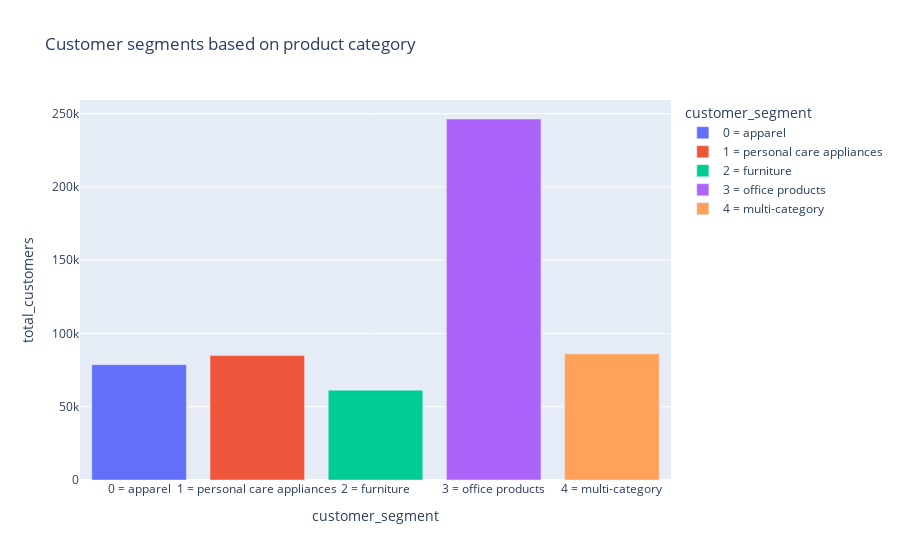

Source (notebook cell):
### Code cell
fig = px.bar(count_df , x='customer_segment', 
             y='total_customers',
             title='Customer segments based on product category',
             color='customer_segment',
             )
fig.show()

### Figure 1 — Plotly figure (JSON) as saved in the notebook; plotly's stock layout.template omitted (floating-point values rounded to 4 significant figures)
{"data": [{"alignmentgroup": "True", "hovertemplate": "customer_segment=%{x}<br>total_customers=%{y}<extra></extra>", "legendgroup": "0 = apparel", "marker": {"color": "#636efa"}, "name": "0 = apparel", "offsetgroup": "0 = apparel", "orientation": "v", "showlegend": true, "textposition": "auto", "type": "bar", "x": ["0 = apparel"], "xaxis": "x", "y": [78705], "yaxis": "y"}, {"alignmentgroup": "True", "hovertemplate": "customer_segment=%{x}<br>total_customers=%{y}<extra></extra>", "legendgroup": "1 = personal care appliances", "marker": {"color": "#EF553B"}, "name": "1 = personal care appliances", "offsetgroup": "1 = personal care appliances", "orientation": "v", "showlegend": true, "textposition": "auto", "type": "bar", "x": ["1 = personal care appliances"], "xaxis": "x", "y": [84934], "yaxis": "y"}, {"alignmentgroup": "True", "hovertemplate": "customer_segment=%{x}<br>total_customers=%{y}<extra></extra>", "legendgroup": "2 = furniture", "marker": {"color": "#00cc96"}, "name": "2 = furniture", "offsetgroup": "2 = furniture", "orientation": "v", "showlegend": true, "textposition": "auto", "type": "bar", "x": ["2 = furniture"], "xaxis": "x", "y": [61315], "yaxis": "y"}, {"alignmentgroup": "True", "hovertemplate": "customer_segment=%{x}<br>total_customers=%{y}<extra></extra>", "legendgroup": "3 = office products", "marker": {"color": "#ab63fa"}, "name": "3 = office products", "offsetgroup": "3 = office products", "orientation": "v", "showlegend": true, "textposition": "auto", "type": "bar", "x": ["3 = office products"], "xaxis": "x", "y": [246353], "yaxis": "y"}, {"alignmentgroup": "True", "hovertemplate": "customer_segment=%{x}<br>total_customers=%{y}<extra></extra>", "legendgroup": "4 = multi-category", "marker": {"color": "#FFA15A"}, "name": "4 = multi-category", "offsetgroup": "4 = multi-category", "orientation": "v", "showlegend": true, "textposition": "auto", "type": "bar", "x": ["4 = multi-category"], "xaxis": "x", "y": [86103], "yaxis": "y"}], "layout": {"barmode": "relative", "legend": {"title": {"text": "customer_segment"}, "tracegroupgap": 0}, "title": {"text": "Customer segments based on product category"}, "xaxis": {"anchor": "y", "categoryarray": ["0 = apparel", "1 = personal care appliances", "2 = furniture", "3 = office products", "4 = multi-category"], "categoryorder": "array", "domain": [0, 1], "title": {"text": "customer_segment"}}, "yaxis": {"anchor": "x", "domain": [0, 1], "title": {"text": "total_customers"}}}}
